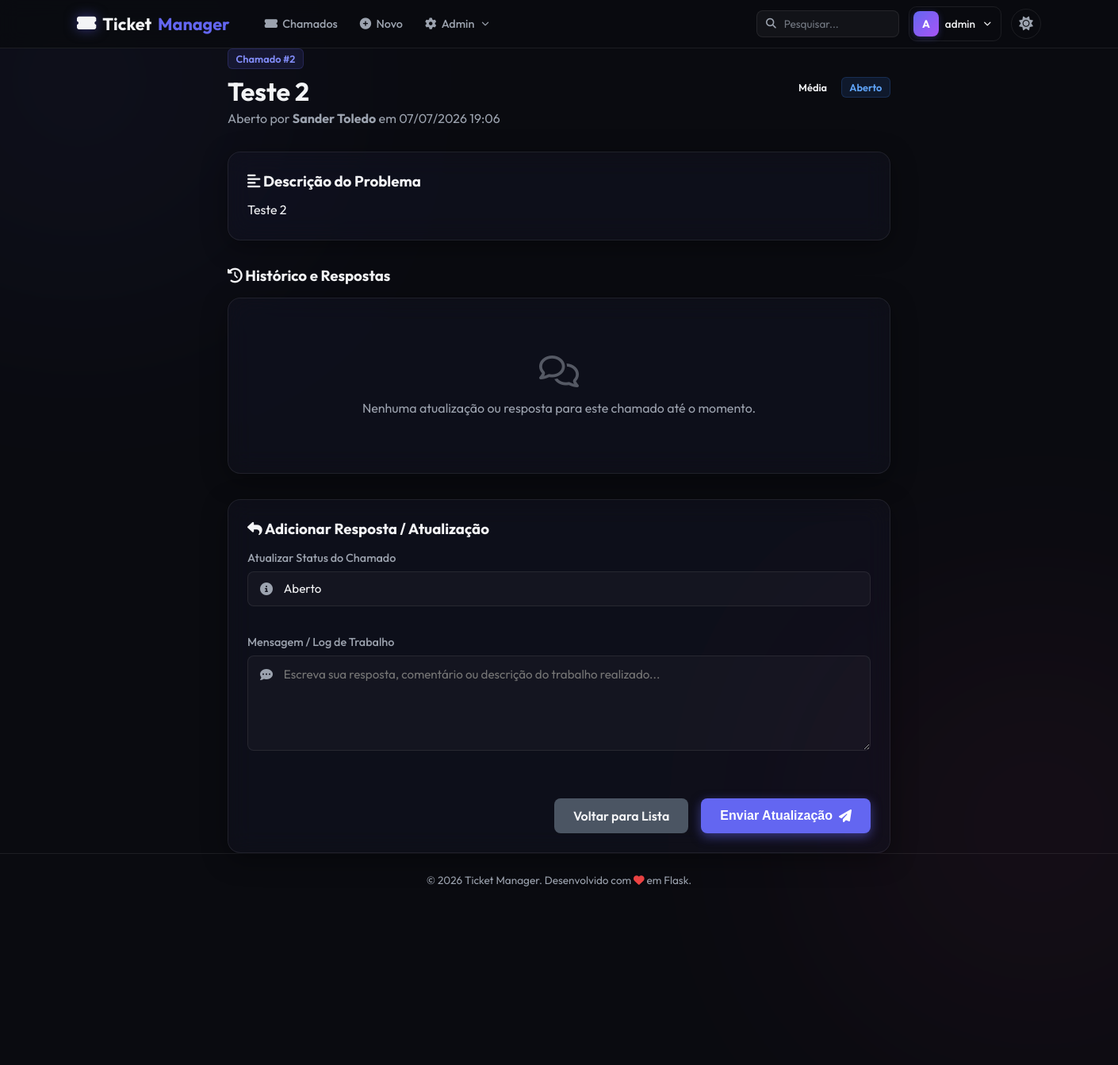
The page /tickets/2 (signed in) on the database its author committed.
### models.py (models this page shows, shortened)
class Chamado(db.Model):
    __tablename__ = "chamados"
    id = db.Column(db.Integer, primary_key=True)
    titulo = db.Column(db.String(100), nullable=False)
    descricao = db.Column(db.Text, nullable=False)
    prioridade = db.Column(db.String(20), nullable=False, default="Média")  # Baixa, Média, Alta
    status = db.Column(db.String(20), nullable=False, default="Aberto")  # Aberto, Em Andamento, Resolvido, Fechado
    data_criacao = db.Column(db.DateTime, nullable=False, default=db.func.now())
    usuario_id = db.Column(db.Integer, db.ForeignKey("usuarios.id"), nullable=False)
    usuario = db.relationship("Usuario", backref=db.backref("chamados", lazy=True))
    categoria_id = db.Column(db.Integer, db.ForeignKey("categorias.id"), nullable=True)
    categoria = db.relationship("Categoria", backref=db.backref("chamados", lazy=True))

class Usuario(db.Model):
    __tablename__ = "usuarios"
    id = db.Column(db.Integer, primary_key=True)
    nome = db.Column(db.String(50), nullable=False)
    sobrenome = db.Column(db.String(50), nullable=False)
    email = db.Column(db.String(120), unique=True, nullable=False)
    username = db.Column(db.String(50), unique=True, nullable=False)
    senha = db.Column(db.String(255), nullable=False)
    cidade_id = db.Column(db.Integer, db.ForeignKey("cidades.id"), nullable=True)
    cidade = db.relationship("Cidade", backref=db.backref("usuarios", lazy=True))
    perfis = db.relationship("Perfil", backref="usuario", lazy=True, cascade="all, delete-orphan")
    @property
    def tipo_perfil(self):
        if self.perfis:
            return self.perfis[0].tipo_perfil
        return "Cliente"

### app.py (the view)
@app.route('/tickets/<int:ticket_id>')
@login_required
def ticket_details(ticket_id):
    return controllers.ticket_details_controller(ticket_id)

### app.py (called while the page is built)
def login_required(f):
    @wraps(f)
    def decorated_function(*args, **kwargs):
        if 'user_id' not in session:
            flash('Você precisa fazer login para acessar esta página.', 'danger')
            return redirect(url_for('login'))
        return f(*args, **kwargs)
    return decorated_function

### controllers.py (called while the page is built)
def ticket_details_controller(ticket_id):
    chamado = Chamado.query.get_or_404(ticket_id)
    usuario = Usuario.query.get(session.get('user_id'))
    if usuario.tipo_perfil == 'Cliente' and chamado.usuario_id != usuario.id:
        flash('Você não tem permissão para visualizar este chamado.', 'danger')
        return redirect(url_for('list_tickets'))
    return render_template('ticket_details.html', chamado=chamado, usuario=usuario)

### templates/ticket_details.html (shortened to what this page needs)
{% extends 'base.html' %}
{% block content %}
<div class="container" style="max-width: 900px; margin: 0 auto;">
    <div class="page-header" style="margin-bottom: 2rem;">
        <div>
            <span class="badge badge-username" style="margin-bottom: 0.5rem; display: inline-block;">Chamado #{{ chamado.id }}</span>
            <h1>{{ chamado.titulo }}</h1>
            <p class="subtitle">Aberto por <strong>{{ chamado.usuario.nome }} {{ chamado.usuario.sobrenome }}</strong> em {{ chamado.data_criacao.strftime('%d/%m/%Y %H:%M') }}</p>
        </div>
        <div style="display: flex; gap: 0.5rem; align-items: center;">
            <span class="badge badge-{{ chamado.prioridade | lower }}">{{ chamado.prioridade }}</span>
            {% set status_class = chamado.status.lower().replace(' ', '') %}
            <span class="badge badge-{{ status_class }}">{{ chamado.status }}</span>
        </div>
    </div>
    <div class="glass-card" style="padding: 1.5rem; margin-bottom: 2rem;">
        <h3 style="color: var(--text-primary); margin-bottom: 0.75rem;"><i class="fa-solid fa-align-left"></i> Descrição do Problema</h3>
        <p style="color: var(--text-primary); line-height: 1.6; white-space: pre-line;">{{ chamado.descricao }}</p>
    </div>
    <h3 style="color: var(--text-primary); margin-bottom: 1rem;"><i class="fa-solid fa-clock-rotate-left"></i> Histórico e Respostas</h3>
    <div class="glass-card" style="padding: 1.5rem; margin-bottom: 2rem;">
        {% if chamado.worklogs %}
            <div class="timeline">
                {% for log in chamado.worklogs %}
                    <div class="timeline-item">
                        <div class="timeline-marker"></div>
                        <div class="timeline-content">
                            <div class="timeline-header">
                                <strong>{{ log.usuario.nome }} {{ log.usuario.sobrenome }} <span class="badge badge-{{ log.usuario.tipo_perfil | lower }}" style="font-size: 0.7rem; padding: 0.1rem 0.4rem; margin-left: 0.25rem;">{{ log.usuario.tipo_perfil }}</span></strong>
                                <span>{{ log.data_criacao.strftime('%d/%m/%Y %H:%M') }}</span>
                            </div>
                            <p style="color: var(--text-primary); line-height: 1.5; white-space: pre-line;">{{ log.mensagem }}</p>
                        </div>
                    </div>
                {% endfor %}
            </div>
        {% else %}
            <div class="no-data text-center" style="padding: 2rem 0;">
                <i class="fa-regular fa-comments" style="font-size: 2.5rem; color: var(--text-secondary); margin-bottom: 1rem; display: block;"></i>
                <p style="color: var(--text-secondary);">Nenhuma atualização ou resposta para este chamado até o momento.</p>
            </div>
        {% endif %}
    </div>
    <div class="glass-card" style="padding: 1.5rem;">
        <h3 style="color: var(--text-primary); margin-bottom: 1rem;"><i class="fa-solid fa-reply"></i> Adicionar Resposta / Atualização</h3>
        <form action="{{ url_for('add_worklog', ticket_id=chamado.id) }}" method="POST" class="form-group">
            {% if usuario.tipo_perfil in ['Técnico', 'Admin'] %}
                <div class="input-wrapper" style="margin-bottom: 1rem;">
                    <label for="status">Atualizar Status do Chamado</label>
                    <div class="input-icon-group">
                        <i class="fa-solid fa-circle-info input-icon"></i>
                        <select id="status" name="status" required>
                            <option value="Aberto" {% if chamado.status == 'Aberto' %}selected{% endif %}>Aberto</option>
                        </select>
                    </div>
                </div>
            {% endif %}
            <div class="input-wrapper" style="margin-bottom: 1.5rem;">
                <label for="mensagem">Mensagem / Log de Trabalho</label>
                <div class="input-icon-group">
                    <i class="fa-solid fa-comment-dots input-icon" style="top: 1rem;"></i>
                    <textarea id="mensagem" name="mensagem" required placeholder="Escreva sua resposta, comentário ou descrição do trabalho realizado..."></textarea>
                </div>
            </div>
            <div class="form-actions-row">
                <a href="{{ url_for('list_tickets') }}" class="btn-secondary">
                    Voltar para Lista
                </a>
                <button type="submit" class="btn-primary">
                    Enviar Atualização <i class="fa-solid fa-paper-plane"></i>
                </button>
            </div>
        </form>
    </div>
</div>
{% endblock %}

### static/css/style.css (style rules this page uses)
:root { --bg-dark: #0a0b10; --bg-sidebar: rgba(10, 11, 16, 0.85); --bg-card: rgba(20, 22, 35, 0.45); --border-color: rgba(255, 255, 255, 0.08); --border-glow: rgba(99, 102, 241, 0.2); --text-primary: #f3f4f6; --text-secondary: #9ca3af; --primary: #6366f1; --primary-hover: #4f46e5; --primary-glow: rgba(99, 102, 241, 0.5); --secondary: #4b5563; --secondary-hover: #374151; --danger: #ef4444; --danger-hover: #dc2626; --danger-glow: rgba(239, 68, 68, 0.3); --success: #10b981; --success-glow: rgba(16, 185, 129, 0.2); --font-family: 'Outfit', sans-serif; --transition-smooth: all 0.3s cubic-bezier(0.4, 0, 0.2, 1); }
* { margin: 0; padding: 0; box-sizing: border-box; }
body { background-color: var(--bg-dark); color: var(--text-primary); font-family: var(--font-family); min-height: 100vh; display: flex; flex-direction: column; overflow-x: hidden; position: relative; transition: background-color 0.3s ease, color 0.3s ease, border-color 0.3s ease; }
a { color: var(--primary); text-decoration: none; transition: var(--transition-smooth); }
.btn-primary { display: inline-flex; align-items: center; justify-content: center; gap: 0.5rem; background-color: var(--primary); color: white; padding: 0.75rem 1.5rem; border: none; border-radius: 8px; font-size: 1rem; font-weight: 600; cursor: pointer; box-shadow: 0 4px 14px var(--primary-glow); transition: var(--transition-smooth); }
.btn-secondary { display: inline-flex; align-items: center; justify-content: center; gap: 0.5rem; background-color: var(--secondary); color: var(--text-primary); padding: 0.75rem 1.5rem; border: none; border-radius: 8px; font-size: 1rem; font-weight: 600; cursor: pointer; transition: var(--transition-smooth); }
.glass-card { background: var(--bg-card); backdrop-filter: blur(16px) saturate(180%); -webkit-backdrop-filter: blur(16px) saturate(180%); border: 1px solid var(--border-color); border-radius: 16px; box-shadow: 0 8px 32px 0 rgba(0, 0, 0, 0.37); transition: var(--transition-smooth); }
.form-group { display: flex; flex-direction: column; gap: 1.25rem; }
.input-wrapper { display: flex; flex-direction: column; gap: 0.5rem; }
.input-wrapper label { font-size: 0.9rem; font-weight: 500; color: var(--text-secondary); }
.input-icon-group { position: relative; display: flex; align-items: center; }
.input-icon { position: absolute; left: 1rem; color: var(--text-secondary); transition: var(--transition-smooth); }
.form-actions-row { display: flex; justify-content: flex-end; gap: 1rem; margin-top: 1rem; }
.container { max-width: 1200px; margin: 2rem auto; padding: 0 2rem; flex-grow: 1; width: 100%; }
.page-header { display: flex; justify-content: space-between; align-items: center; margin-bottom: 2rem; }
.page-header h1 { font-size: 2rem; font-weight: 700; }
.subtitle { color: var(--text-secondary); margin-top: 0.25rem; }
.badge { padding: 0.25rem 0.6rem; border-radius: 6px; font-size: 0.8rem; font-weight: 600; }
.badge-username { background-color: rgba(99, 102, 241, 0.12); color: #818cf8; border: 1px solid rgba(99, 102, 241, 0.2); }
.text-center { text-align: center; }
.no-data { padding: 3rem !important; color: var(--text-secondary); }
.no-data i { font-size: 2.5rem; margin-bottom: 1rem; opacity: 0.5; }
.badge-aberto { background-color: rgba(59, 130, 246, 0.12); color: #60a5fa; border: 1px solid rgba(59, 130, 246, 0.2); }
.input-icon-group textarea, .input-icon-group select { width: 100%; padding: 0.8rem 1rem 0.8rem 2.8rem; background-color: rgba(255, 255, 255, 0.03); border: 1px solid var(--border-color); border-radius: 8px; color: var(--text-primary); font-family: var(--font-family); font-size: 0.95rem; transition: var(--transition-smooth); }
.input-icon-group textarea { min-height: 120px; resize: vertical; }
.input-icon-group select { appearance: none; cursor: pointer; }
.input-icon-group select option { background-color: #141623; color: var(--text-primary); }

### rows shown on the page
Chamado: id "2", titulo "Teste 2", data_criacao "07/07/2026 19:06", prioridade "Média", status "Aberto", descricao "Teste 2"
Usuario: usuario.nome "Sander", usuario.sobrenome "Toledo"

### other values the page prints
{{ session.get('username', '?')[0] | upper }} "A"
{{ session.get('username') }} "admin"
